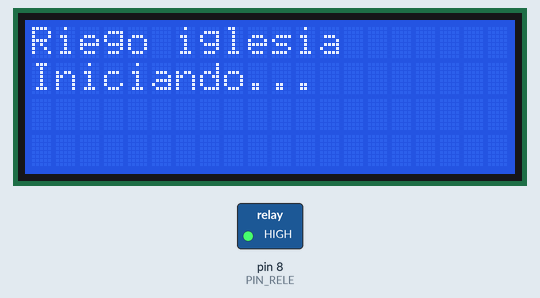
Simulated run of this sketch. Board: Arduino Uno, built with avr-gcc and run on an emulated ATmega328P. Parts: 20×4 character LCD, switched loads named in the sketch (green lamp = pin HIGH). What the sketch prints to the serial monitor is not drawn.

Above: at 0.1 s.
At 2.02 s:
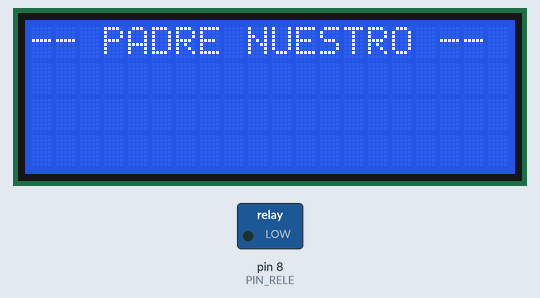
At 20.83 s:
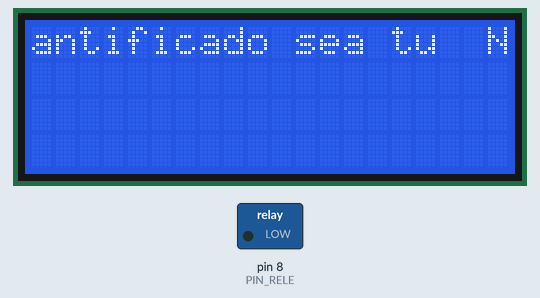
At 39.63 s:
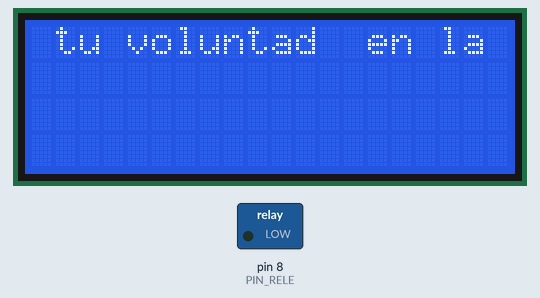
Timing chart, 0 to 40.0 s (numbered marks = the images above):
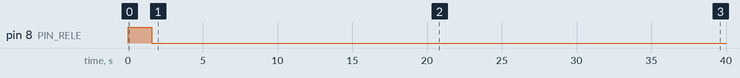

The sketch:

riego_cada24h.ino
```cpp
/*
 * ============================================================================
 *  RIEGO AUTOMATICO CADA 24 HORAS  -  Iglesia
 *  Arduino UNO R4 WiFi  -  SIN reloj, SIN internet, SIN modulos extra
 * ============================================================================
 *
 *  Que hace:
 *    - Al encender, riega de inmediato durante 45 minutos.
 *    - Despues repite el riego cada 24 horas, en bucle, para siempre.
 *    - No necesita saber la hora: solo cuenta el tiempo transcurrido.
 *    - Muestra el Padre Nuestro y el Ave Maria corriendo en la LCD.
 *
 *  OJO: el conteo se mide desde que enciende la placa. Si se corta la luz,
 *  al volver la corriente vuelve a regar de inmediato y reinicia el conteo
 *  de 24 h desde ese momento.
 *
 *  CONEXIONES:
 *    Rele:  pin 8 -> IN1 | 5V -> VCC | GND -> GND   (active-LOW)
 *           +12V -> COM  | NO -> valvula | valvula -> GND fuente
 *           Diodo 1N4007 en paralelo con la valvula (raya hacia +12V)
 *    LCD (paralelo 4 bits):
 *           GND->GND VDD->5V VO->pote10k(centro) RS->12 RW->GND
 *           E->11 D4->5 D5->4 D6->3 D7->2 BLA->5V(220ohm) BLK->GND
 *
 *  LIBRERIAS:  ninguna extra (LiquidCrystal ya viene con el IDE).
 * ============================================================================
 */

#include <LiquidCrystal.h>

// ####################  AJUSTES DE RIEGO  ####################
const unsigned long INTERVALO_HORAS = 24;   // cada cuantas horas riega
const unsigned long DURACION_MIN    = 45;   // cuanto dura cada riego (minutos)
// ############################################################

// ============================ CONFIGURACION HARDWARE =======================
const int  PIN_RELE         = 8;
const bool RELE_ACTIVO_BAJO = true;

const uint8_t LCD_COLS = 20;
const uint8_t LCD_ROWS = 4;
const int     FILA_TEXTO = 0;                // renglon donde corre el texto (0-3)
const unsigned long SCROLL_MS = 300;         // velocidad de la marquesina (ms/caracter)
// ==========================================================================

// LCD en modo paralelo 4 bits.  Orden: (RS, E, D4, D5, D6, D7)
LiquidCrystal lcd(12, 11, 5, 4, 3, 2);

// Tiempos en milisegundos
const unsigned long INTERVALO = INTERVALO_HORAS * 60UL * 60UL * 1000UL;
const unsigned long DURACION  = DURACION_MIN    * 60UL * 1000UL;

// ---- Estado ----
bool          regando       = false;
unsigned long inicioRiego   = 0;   // cuando empezo el riego actual
unsigned long ultimoInicio  = 0;   // cuando empezo el ultimo riego (para contar 24 h)

// ---- Marquesina ----
int           posMarq     = 0;
unsigned long ultimoScroll = 0;
String        marquesina   = "";
int           lenMarq      = 0;

// ---- Oraciones (sin acentos: la LCD estandar no los muestra bien) ----
const char* LINEAS[] = {
  "-- PADRE NUESTRO --",
  "Padre nuestro, que", "estas en el cielo,", "santificado sea tu",
  "Nombre; venga a", "nosotros tu reino;", "hagase tu voluntad",
  "en la tierra como", "en el cielo. Danos", "hoy nuestro pan de",
  "cada dia; perdona", "nuestras ofensas,", "como nosotros",
  "perdonamos a los", "que nos ofenden;", "no nos dejes caer",
  "en la tentacion, y", "libranos del mal.", "Amen.", "",
  "--- AVE MARIA ---",
  "Dios te salve,", "Maria, llena eres", "de gracia, el Senor",
  "es contigo; bendita", "tu eres entre todas", "las mujeres, y",
  "bendito es el fruto", "de tu vientre, Jesus", "Santa Maria, Madre",
  "de Dios, ruega por", "nosotros, pecadores,", "ahora y en la hora",
  "de nuestra muerte.", "Amen.", ""
};
const int N_LINEAS = sizeof(LINEAS) / sizeof(LINEAS[0]);

// ============================ RELE =========================================
void aplicarRele(bool encender) {
  uint8_t nivel;
  if (RELE_ACTIVO_BAJO) nivel = encender ? LOW : HIGH;
  else                  nivel = encender ? HIGH : LOW;
  digitalWrite(PIN_RELE, nivel);
}

void iniciarRiego() {
  regando      = true;
  inicioRiego  = millis();
  ultimoInicio = millis();
  aplicarRele(true);
  Serial.println(F(">> RIEGO INICIADO (45 min)"));
}

void detenerRiego() {
  regando = false;
  aplicarRele(false);
  Serial.println(F(">> Riego terminado. Siguiente en 24 h."));
}

// ============================ LCD ==========================================
void lcdMensaje(const char* l1, const char* l2) {
  lcd.clear();
  lcd.setCursor(0, 0); lcd.print(l1);
  lcd.setCursor(0, 1); lcd.print(l2);
}

void construirMarquesina() {
  marquesina = "";
  for (int i = 0; i < N_LINEAS; i++) { marquesina += LINEAS[i]; marquesina += "  "; }
  for (int i = 0; i < LCD_COLS; i++) marquesina += ' ';
  lenMarq = marquesina.length();
}

void actualizarLCD() {
  if (millis() - ultimoScroll < SCROLL_MS) return;
  ultimoScroll = millis();
  char buf[LCD_COLS + 1];
  for (int i = 0; i < LCD_COLS; i++) buf[i] = marquesina[(posMarq + i) % lenMarq];
  buf[LCD_COLS] = '\0';
  lcd.setCursor(0, FILA_TEXTO);
  lcd.print(buf);
  posMarq = (posMarq + 1) % lenMarq;
}

// ============================ SETUP / LOOP ================================
void setup() {
  // Fail-safe: rele APAGADO antes de configurar el pin como salida
  digitalWrite(PIN_RELE, RELE_ACTIVO_BAJO ? HIGH : LOW);
  pinMode(PIN_RELE, OUTPUT);
  aplicarRele(false);

  Serial.begin(9600);
  lcd.begin(LCD_COLS, LCD_ROWS);
  lcdMensaje("Riego iglesia", "Iniciando...");
  delay(1500);

  construirMarquesina();
  lcd.clear();
  ultimoScroll = millis();

  // Primer riego apenas enciende
  iniciarRiego();
}

void loop() {
  // Apaga al cumplir los 45 minutos
  if (regando && millis() - inicioRiego >= DURACION) {
    detenerRiego();
  }

  // Vuelve a regar 24 h despues del ultimo inicio
  if (!regando && millis() - ultimoInicio >= INTERVALO) {
    iniciarRiego();
  }

  actualizarLCD();   // oraciones corriendo en la pantalla

  // Aviso en la terminal cada 30 s: cuanto falta para el proximo riego
  static unsigned long ultimoAviso = 0;
  if (millis() - ultimoAviso >= 30000) {
    ultimoAviso = millis();
    if (regando) {
      unsigned long restante = (DURACION - (millis() - inicioRiego)) / 60000UL;
      Serial.print(F("Regando... quedan aprox. "));
      Serial.print(restante);
      Serial.println(F(" min"));
    } else {
      unsigned long faltan = (INTERVALO - (millis() - ultimoInicio)) / 60000UL;
      Serial.print(F("Proximo riego en aprox. "));
      Serial.print(faltan);
      Serial.println(F(" min"));
    }
  }

  delay(50);
}
```
